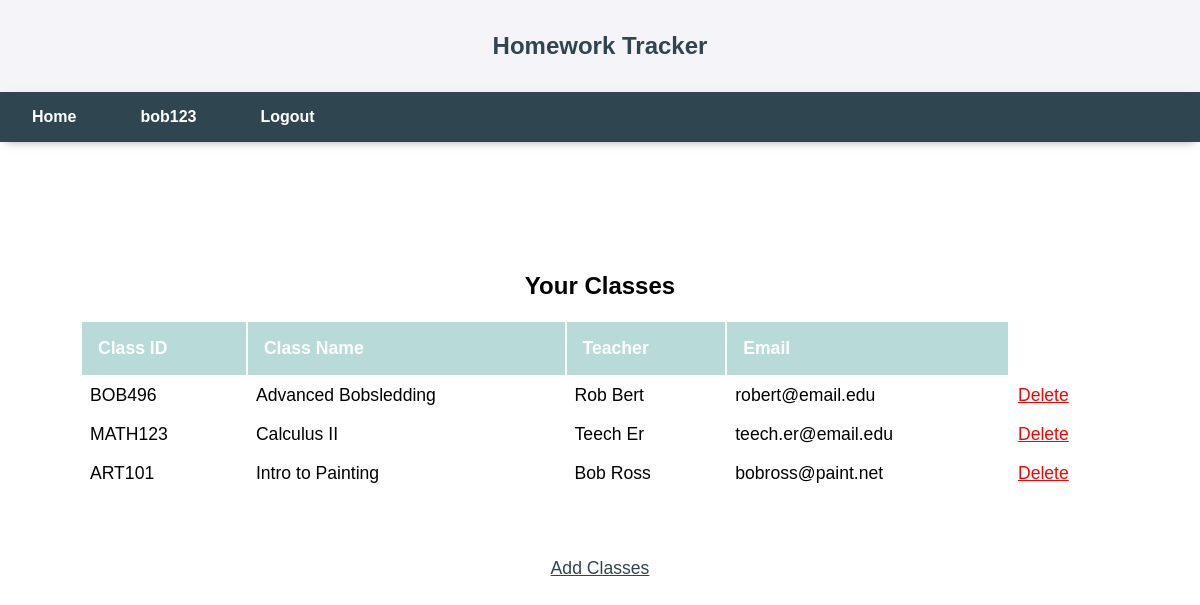
Screenshot of /classes.php (signed in) with the database file from the repository.
### tables this page shows
create table class
(classID char(10) not null,
username varchar(20) not null,
className varchar(30) not null,
teacher varchar(15) not null,
email varchar(45),
primary key(classID, username),
constraint FK_username foreign key (username)
	references user(username)
	ON DELETE CASCADE
);

### loginCheck.php (called while the page is built, shortened)
<?php
function isLoggedIn()
{
	if (isset($_SESSION['valid_user'])) {
		return true;
	}else{
		return false;
	}
}
?>

### classes.php (the view, shortened to what this page needs)
<!DOCTYPE html>
<html lang="en">
<head>
<link rel="stylesheet" href="generalstylesheet.css">
<link rel="stylesheet" href="classes.css">
<link rel="stylesheet" href="errormsg.css">
</head>
<body>
  <h1>Homework Tracker</h1>
  <?php
  include('loginCheck.php');
  if (isLoggedIn()){
      $username = $_SESSION['valid_user'];
      echo "
      <nav>
        <ul>
          <li><a href=\"index.html\">Home</a></li>
          <li><a href=\"login.php\">$username</a></li>
          <li><a href=\"logout.php\">Logout</a></li>
        </ul>
      </nav>";
      $query = "SELECT * FROM class WHERE username='".$username."' ORDER BY className ASC";
      $classes = mysqli_query($db, $query);
      echo "<div id='centered'>";
      echo "<h2 id='header'>Your Classes</h2>";
      echo "<table>";
      echo "<tr><th>Class ID</th> <th>Class Name</th> <th>Teacher</th> <th>Email</th></tr>";
      if(mysqli_query($db, $query)){
        while ($row = mysqli_fetch_array($classes)) {
          echo "<tr>";
          echo "<td>".$row['classID']."</td>";
          echo "<td>".$row['className']."</td>";
          echo "<td>".$row['teacher']."</td>";
          echo "<td>".$row['email']."</td>";
          echo "<td><a href='deleteClass.php?id=".$row['classID']."'>Delete</a></td>";
          echo "</tr>";
        }
      echo "</table>";
      echo "<div id='addclass'><a href='addClasses.php'>Add Classes</a></div>";
      echo "</div>";
      }else {
        echo "<div id='error'>";
        echo "<h2>There was an error, please contact <a href='mailto:eq6679uu@metrostate.edu?Subject=Error' target='_top'>Jaclyn Cao.</a></h2>";
        echo "</div>";
      }
    }
    else
    {
      notLoggedIn();
    }
  ?>
</body>
</html>

### generalstylesheet.css (style rules this page uses)
body { font-family: sans-serif; margin: 0; padding: 0; background-color: #f4f4f9; }
h1:first-of-type { font-size: 1.5rem; padding: 2rem; text-align: center; color: #2f4550; background-color: #f4f4f9; margin: 0 }
nav ul { float: left; margin: 0; padding: 0; background-color: #2f4550; width: 100%; z-index: 1; box-shadow: 0 3px 10px -5px rgba(0, 0, 0, 0.5); }
nav ul li { float: left; list-style: none; position: relative; }
nav ul li a { padding: 1rem 2rem; display: block; text-decoration: none; color: white; font-weight: bold; }

### classes.css (style rules this page uses)
body { background-color: white; }
#centered { margin-top: 5rem; padding: 5rem; text-align: center; }
table { width: 100%; text-align: left; margin-bottom: 4rem; }
td,th { padding: .5rem; }
th { color: white; background-color: #b8dbd9; font-size: 1.1rem; padding: 1rem; }
td { font-size: 1.1rem; }
table td a { color: red; }
#addclass a { color: #2f4550; font-size: 1.1rem; }

### rows the page displays
class: classID "BOB496", className "Advanced Bobsledding", teacher "Rob Bert", email "robert@email.edu"
class: classID "MATH123", className "Calculus II", teacher "Teech Er", email "teech.er@email.edu"
class: classID "ART101", className "Intro to Painting", teacher "Bob Ross", email "bobross@paint.net"

### other values shown
$username "bob123"
